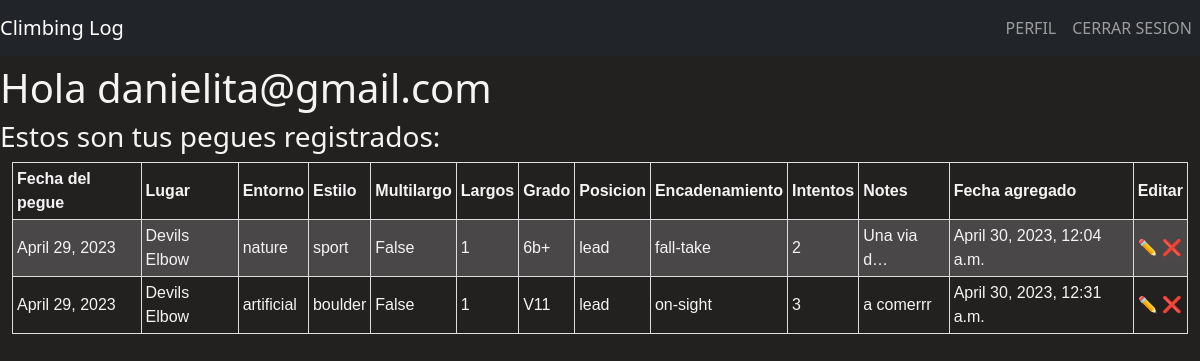
The app's page /entry_list/ (signed in), older data.
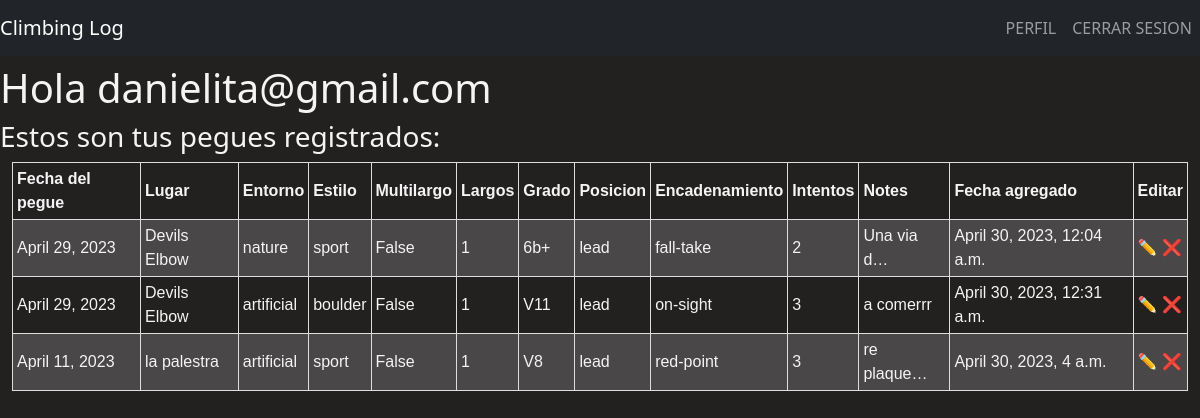
The same page, newer data.
### climb_log_webapp/models.py (models this page shows, shortened)
class Climb_entry(models.Model):
    username = models.ForeignKey(User, on_delete=models.DO_NOTHING, null=True, blank=True)
    date_of_climb = models.DateField()
    place_name = models.CharField(max_length=40)
    place_coord = models.CharField(max_length=30, null=True, blank=True)
    enviroment = models.CharField(max_length=20)
    climb_style = models.CharField(max_length=15)
    multipitches = models.BooleanField()
    num_pitches = models.PositiveSmallIntegerField(default=1, validators=[MaxValueValidator(15)] )
    grade = models.CharField(max_length=20)
    climber_position = models.CharField(max_length=15)
    ascent_type = models.CharField(max_length=20)
    num_attempts = models.PositiveSmallIntegerField()
    notes = models.TextField(max_length=400)
    date_of_entry = models.DateTimeField(auto_now_add=True)
    class Meta:
        ordering = ["date_of_entry"]

### climb_log_webapp/views.py (the view)
# urls.py: path('entry_list/', views.EntryList.as_view(), name='entry-list'),
class EntryList(LoginRequiredMixin, ListView):
    template_name= 'climb_log_webapp_ES/entry_list.html'
    model = Climb_entry
    context_object_name = 'entries'
    def get_context_data(self, **kwargs):
        context = super().get_context_data(**kwargs)
        context["entries"] = context['entries'].filter(username_id=self.request.user.id)
        return context

### climb_log_webapp/templates/climb_log_webapp_ES/entry_list.html (shortened to what this page needs)
{% extends 'climb_log_webapp_ES/base.html' %}
{%load static%}
{%block css_files%}
<link rel="stylesheet" href="{% static 'climb_log_webapp/styles.css' %}">
<link rel="stylesheet" href="{% static 'climb_log_webapp/entry_list.css' %}">
{%endblock%}
{%block content%}
<h1>Hola {{request.user}} </h1>
<h3>Estos son tus pegues registrados:</h3>
<div>
    <table>
        <tr>
            <th>Fecha del pegue</th>
            <th>Lugar</th>
            <th>Entorno</th>
            <th>Estilo</th>
            <th>Multilargo</th>
            <th>Largos</th>
            <th>Grado</th>
            <th>Posicion</th>
            <th>Encadenamiento</th>
            <th>Intentos</th>
            <th>Notes</th>
            <th>Fecha agregado</th>
            <th>Editar</th>
        </tr>
    {%for entry in entries%}
        <tr>
            <td>{{entry.date_of_climb}}</td>
            <td>{{entry.place_name}}</td>
            <td>{{entry.enviroment}}</td>
            <td>{{entry.climb_style}}</td>
            <td>{{entry.multipitches}}</td>
            <td>{{entry.num_pitches}}</td>
            <td>{{entry.grade}}</td>
            <td>{{entry.climber_position}}</td>
            <td>{{entry.ascent_type}}</td>
            <td>{{entry.num_attempts}}</td>
            <td>{{entry.notes|default_if_none:"--"|truncatechars:10}}</td>
            <td>{{entry.date_of_entry}}</td>
            <td><a href="{% url 'entry-update' entry.id %}">✏️</a>
            <a href="{% url 'entry-delete' entry.id %}">❌</a></td>
        </tr>
        {%endfor%}
    </table>
</div>
{%endblock%}

### climb_log_webapp/templates/climb_log_webapp_ES/base.html (shortened to what this page needs)
{% load static %}
<!DOCTYPE html>
<html lang="en">
<head>
    {% load bootstrap5 %}
    {% bootstrap_css %}
    {%block css_files%} {%endblock%}
    <link rel="stylesheet" href="https://cdnjs.cloudflare.com/ajax/libs/animate.css/4.1.1/animate.min.css"/>
</head>
<header>
{% include 'includes/header.html'%}
</header>
<body>
{%block content %}{%endblock%}
</body>
</html>

### climb_log_webapp/templates/includes/header.html (shortened to what this page needs)
<nav class="navbar fixed-top navbar-expand-lg navbar-dark bg-dark">
    <a class="navbar-brand animate__animated animate__swing" href="{% url 'homepage' %}">Climbing Log</a>
    <div class="collapse navbar-collapse justify-content-end" id="navbarNavAltMarkup">
      <div class="navbar-nav ">
        {% if request.user.is_authenticated%}
        <a class="nav-item nav-link" href="{% url 'login' %}">PERFIL</a>
        <a class="nav-item nav-link" href="{% url 'logout' %}">CERRAR SESION</a>
        {%else%}
        <a class="nav-item nav-link" href="{% url 'login' %}">INICIAR SESION</a>
        <a class="nav-item nav-link" href="{% url 'sign-up' %}">REGISTRARSE</a>
        {%endif%}
      </div>
    </div>
  </nav>

### climb_log_webapp/static/climb_log_webapp/styles.css (style rules this page uses)
.navbar-nav { text-align: right; padding-left: 30%; }
body { background-color: #232020; margin: 4rem auto ; color: #F4F4F4; }

### climb_log_webapp/static/climb_log_webapp/entry_list.css (style rules this page uses)
table { font-family: arial, sans-serif; border-collapse: collapse; width: 98%; margin: auto; }
td, th { border: 1px solid #dddddd; text-align: left; padding: 0.25rem; }
tr:nth-child(even) { background-color: #494747; }
a { text-decoration: none; }

Row changes from the older to the newer data that the page shows:
added Climb_entry: date_of_climb "April 11, 2023", place_name "la palestra", enviroment "artificial", climb_style "sport", multipitches "False", num_pitches "1", grade "V8", climber_position "lead", ascent_type "red-point", num_attempts "3", notes "re plaque…", date_of_entry "April 30, 2023, 4 a.m."
